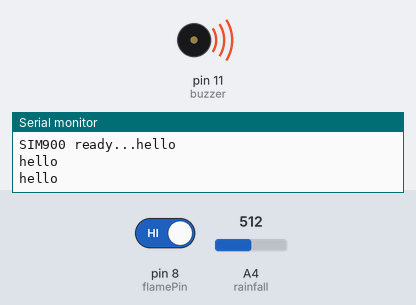
A sketch run on a simulated Arduino Uno, built with avr-gcc and run on an emulated ATmega328P. On the bench: buzzer (waves = sounding, pin HIGH), the last lines printed to the serial monitor. Inputs (shaded band) come from the test bench; at power-on: A4 (rainfall) = 512, pin 8 (flamePin) HIGH. The modem accepts every AT command (registered, SIM ready, sends succeed) and sends nothing else.

Above: at 2.1 s.
2.2 s: A4 (rainfall) set to 971
5.2 s: A4 (rainfall) set to 996
At 6.4 s:
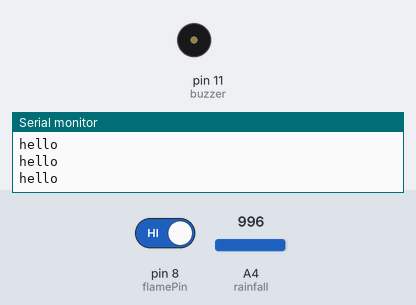
6.9 s: A4 (rainfall) set to 900
At 7.12 s:
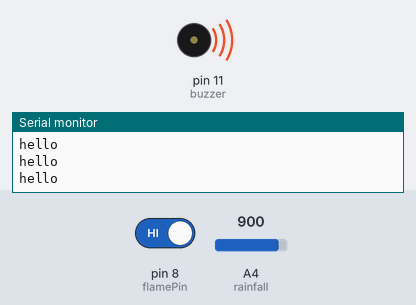
9.9 s: A4 (rainfall) set to 1023
At 11.0 s:
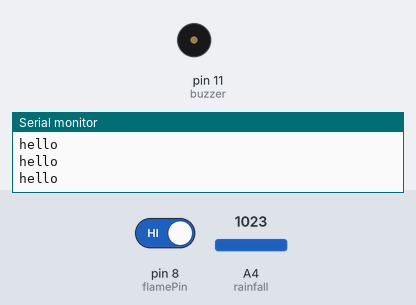
Timing chart, 0 to 12.5 s (numbered marks = the images above; inputs shaded):
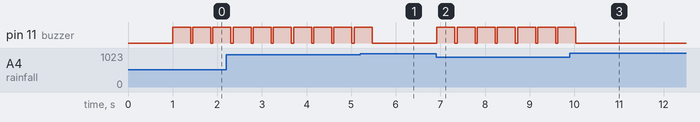

Measured:
- the behaviour switches between 982 and 983 on A4 (rainfall) (found by bisection; images 0 and 1)
- after the input at 5.2 s, pin 11 (buzzer): goes on until 5.5 s, then stays LOW
- after the input at 6.9 s, pin 11 (buzzer): alternates HIGH for 0.40 s and LOW for 0.05 s, starting at once
- after the input at 9.9 s, pin 11 (buzzer): goes on until 10.0 s, then stays LOW
- by itself, pin 11 (buzzer): alternates HIGH for 0.40 s and LOW for 0.05 s

The sketch:

save_the_future.ino
```cpp
#include <SoftwareSerial.h>
SoftwareSerial SIM900(2,3);
String textMessage;
char phone_no[] = "+8801675324403"; //
char msg;
String message;
char str[15];


const int buzzer = 11;
const int flamePin = 8;
int flame = HIGH;

int value;
int set=10;

//const String Phone_1 = "+8801675324403";

#define rxPin 2
#define txPin 3

//SoftwareSerial sim800L(rxPin,txPin);

//sim800L.println("AT");
//delay(1000);
//sim800L.println("AT+CMGF=1");
//delay(1000);

#define rainfall A4

void setup() {
  Serial.begin (115200);
 //Serial.begin (9600);
   pinMode(buzzer, OUTPUT);
  pinMode(flamePin, INPUT);
  pinMode(rainfall,INPUT);


SIM900.begin(9600);
  delay(200);
  SIM900.print("AT+CMGF=1\r");
  delay(100);
  SIM900.print("AT+CNMI=2,2,0,0,0\r");
  delay(100);
SIM900.println("AT+CNMI=2,2,0,0,0");// AT Command to receive a live SMS
Serial.println("AT+CNMI=2,2,0,0,0");
    Serial.print("SIM900 ready...");
delay(500);


}

void loop() {
  // put your main code here, to run repeatedly:

   // flame detector code 23- 33
  flame = digitalRead(flamePin);

  if(flame == LOW){
    digitalWrite(buzzer, HIGH);
    //Serial.print("asd");
    delay(50);

    emergency();

     //send_multi_sms();
    //send_multi_call();

  }
  else{
digitalWrite(buzzer, LOW);
delay(50);
  }


 //Serial.println("LOL");
// rain detector code from here to rest

value = analogRead(rainfall);
 //Serial.println(value);

 value = map(value,0,1023,225,0);

 //Serial.println(value);

 if(value>=set){

//  Serial.println("rain detected");

  digitalWrite(buzzer,HIGH);

  emergency();

   //send_multi_sms();
    //send_multi_call();

 }

 else{

  digitalWrite(buzzer,LOW);

 }

 delay(50);
/*
  while(sim800L.available()){
    Serial.println(sim800L.readString());
  }

*/

}
/*
void send_sms(String text, String phone){
    sim800L.print("AT+CMGF=1\r");
    delay(1000);
    sim800L.print("AT+CMGS=\""+phone+"\"\r");
    delay(1000);
    sim800L.print(text);
    delay(100);
    sim800L.write(0x1A);
    delay(5000);
  }

  void make_call(String phone){
    Serial.println("calling...");
    sim800L.println("ATD"+phone+":");
    delay(20000);
    sim800L.println("ATH");
    delay(1000);
  }

void send_multi_sms(){
    if(Phone_1 != ""){
      Serial.print("Phone !: ");
      send_sms("Save Your Child", Phone_1);
    }
  }


  void send_multi_call(){
    if(Phone_1 != ""){
      Serial.print("Phone !: ");
      make_call(Phone_1);
    }
  }
*/
void emergency(){
    Serial.println("hello");
       SIM900.print("AT+CMGF=1\r");
    delay(20);
    SIM900.print("AT+CMGS=\"");
    SIM900.print("+8801675324403");
    SIM900.println("\"");
    delay(20);
    SIM900.print("Your Child is in danger....");
    delay(20);
    SIM900.println((char)26);
    delay(20);
    SIM900.println();
      delay(200);

}
```
